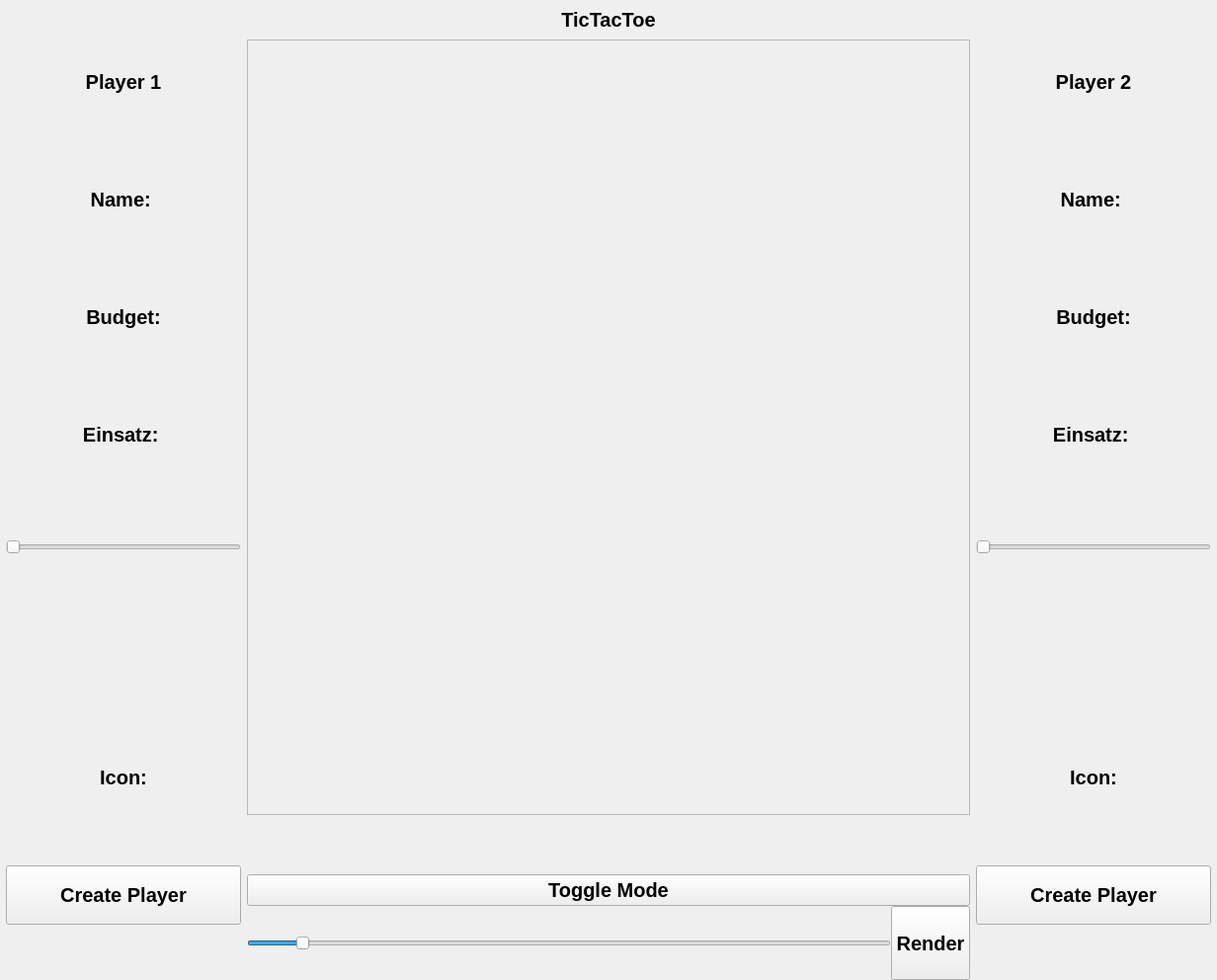
<?xml version="1.0" encoding="UTF-8"?>
<ui version="4.0">
 <class>MainWindow</class>
 <widget class="QMainWindow" name="MainWindow">
  <property name="geometry">
   <rect>
    <x>0</x>
    <y>0</y>
    <width>1232</width>
    <height>992</height>
   </rect>
  </property>
  <property name="sizePolicy">
   <sizepolicy hsizetype="MinimumExpanding" vsizetype="MinimumExpanding">
    <horstretch>0</horstretch>
    <verstretch>0</verstretch>
   </sizepolicy>
  </property>
  <property name="minimumSize">
   <size>
    <width>800</width>
    <height>500</height>
   </size>
  </property>
  <property name="windowTitle">
   <string>MainWindow</string>
  </property>
  <property name="styleSheet">
   <string notr="true"/>
  </property>
  <widget class="QWidget" name="centralwidget">
   <property name="sizePolicy">
    <sizepolicy hsizetype="MinimumExpanding" vsizetype="MinimumExpanding">
     <horstretch>0</horstretch>
     <verstretch>0</verstretch>
    </sizepolicy>
   </property>
   <property name="font">
    <font>
     <pointsize>15</pointsize>
     <bold>true</bold>
    </font>
   </property>
   <layout class="QGridLayout" name="gridLayout">
    <property name="leftMargin">
     <number>0</number>
    </property>
    <property name="topMargin">
     <number>0</number>
    </property>
    <property name="rightMargin">
     <number>0</number>
    </property>
    <property name="bottomMargin">
     <number>0</number>
    </property>
    <item row="0" column="0">
     <layout class="QHBoxLayout" name="horizontalLayout">
      <property name="spacing">
       <number>0</number>
      </property>
      <item>
       <widget class="QFrame" name="fr_player1">
        <property name="sizePolicy">
         <sizepolicy hsizetype="MinimumExpanding" vsizetype="MinimumExpanding">
          <horstretch>0</horstretch>
          <verstretch>0</verstretch>
         </sizepolicy>
        </property>
        <property name="minimumSize">
         <size>
          <width>200</width>
          <height>500</height>
         </size>
        </property>
        <property name="maximumSize">
         <size>
          <width>250</width>
          <height>16777215</height>
         </size>
        </property>
        <layout class="QVBoxLayout" name="verticalLayout_2">
         <property name="leftMargin">
          <number>6</number>
         </property>
         <property name="topMargin">
          <number>0</number>
         </property>
         <property name="rightMargin">
          <number>6</number>
         </property>
         <property name="bottomMargin">
          <number>0</number>
         </property>
         <item>
          <widget class="QLabel" name="lb_Player_1_headline">
           <property name="minimumSize">
            <size>
             <width>0</width>
             <height>40</height>
            </size>
           </property>
           <property name="maximumSize">
            <size>
             <width>16777215</width>
             <height>60</height>
            </size>
           </property>
           <property name="text">
            <string>Player 1</string>
           </property>
           <property name="alignment">
            <set>Qt::AlignCenter</set>
           </property>
          </widget>
         </item>
         <item>
          <widget class="QLabel" name="lb_Player1_name">
           <property name="sizePolicy">
            <sizepolicy hsizetype="Preferred" vsizetype="MinimumExpanding">
             <horstretch>0</horstretch>
             <verstretch>0</verstretch>
            </sizepolicy>
           </property>
           <property name="minimumSize">
            <size>
             <width>0</width>
             <height>40</height>
            </size>
           </property>
           <property name="maximumSize">
            <size>
             <width>16777215</width>
             <height>60</height>
            </size>
           </property>
           <property name="text">
            <string>Name: </string>
           </property>
           <property name="alignment">
            <set>Qt::AlignCenter</set>
           </property>
          </widget>
         </item>
         <item>
          <widget class="QLabel" name="lb_Player1_budget">
           <property name="sizePolicy">
            <sizepolicy hsizetype="Preferred" vsizetype="MinimumExpanding">
             <horstretch>0</horstretch>
             <verstretch>0</verstretch>
            </sizepolicy>
           </property>
           <property name="minimumSize">
            <size>
             <width>0</width>
             <height>40</height>
            </size>
           </property>
           <property name="maximumSize">
            <size>
             <width>16777215</width>
             <height>60</height>
            </size>
           </property>
           <property name="text">
            <string>Budget:</string>
           </property>
           <property name="alignment">
            <set>Qt::AlignCenter</set>
           </property>
          </widget>
         </item>
         <item>
          <widget class="QLabel" name="lb_Player1_bet_value">
           <property name="sizePolicy">
            <sizepolicy hsizetype="Preferred" vsizetype="MinimumExpanding">
             <horstretch>0</horstretch>
             <verstretch>0</verstretch>
            </sizepolicy>
           </property>
           <property name="minimumSize">
            <size>
             <width>0</width>
             <height>40</height>
            </size>
           </property>
           <property name="maximumSize">
            <size>
             <width>16777215</width>
             <height>60</height>
            </size>
           </property>
           <property name="font">
            <font>
             <pointsize>15</pointsize>
             <bold>true</bold>
             <stylestrategy>PreferDefault</stylestrategy>
            </font>
           </property>
           <property name="text">
            <string>Einsatz: </string>
           </property>
           <property name="alignment">
            <set>Qt::AlignCenter</set>
           </property>
          </widget>
         </item>
         <item>
          <widget class="QSlider" name="sl_player1">
           <property name="minimumSize">
            <size>
             <width>0</width>
             <height>50</height>
            </size>
           </property>
           <property name="orientation">
            <enum>Qt::Horizontal</enum>
           </property>
          </widget>
         </item>
         <item>
          <widget class="QLabel" name="lp_player1_sl_value">
           <property name="sizePolicy">
            <sizepolicy hsizetype="Preferred" vsizetype="MinimumExpanding">
             <horstretch>0</horstretch>
             <verstretch>0</verstretch>
            </sizepolicy>
           </property>
           <property name="minimumSize">
            <size>
             <width>0</width>
             <height>40</height>
            </size>
           </property>
           <property name="maximumSize">
            <size>
             <width>16777215</width>
             <height>60</height>
            </size>
           </property>
           <property name="text">
            <string/>
           </property>
           <property name="alignment">
            <set>Qt::AlignCenter</set>
           </property>
          </widget>
         </item>
         <item>
          <widget class="QLabel" name="lb_Player1_icon">
           <property name="sizePolicy">
            <sizepolicy hsizetype="MinimumExpanding" vsizetype="MinimumExpanding">
             <horstretch>0</horstretch>
             <verstretch>0</verstretch>
            </sizepolicy>
           </property>
           <property name="minimumSize">
            <size>
             <width>0</width>
             <height>40</height>
            </size>
           </property>
           <property name="maximumSize">
            <size>
             <width>16777215</width>
             <height>60</height>
            </size>
           </property>
           <property name="text">
            <string>Icon:</string>
           </property>
           <property name="alignment">
            <set>Qt::AlignCenter</set>
           </property>
          </widget>
         </item>
         <item>
          <widget class="QPushButton" name="btn_Create_Player_1">
           <property name="sizePolicy">
            <sizepolicy hsizetype="Minimum" vsizetype="MinimumExpanding">
             <horstretch>0</horstretch>
             <verstretch>0</verstretch>
            </sizepolicy>
           </property>
           <property name="minimumSize">
            <size>
             <width>0</width>
             <height>40</height>
            </size>
           </property>
           <property name="maximumSize">
            <size>
             <width>16777215</width>
             <height>60</height>
            </size>
           </property>
           <property name="cursor">
            <cursorShape>PointingHandCursor</cursorShape>
           </property>
           <property name="text">
            <string>Create Player</string>
           </property>
          </widget>
         </item>
        </layout>
       </widget>
      </item>
      <item>
       <widget class="QFrame" name="fr_mainContent">
        <property name="minimumSize">
         <size>
          <width>0</width>
          <height>500</height>
         </size>
        </property>
        <layout class="QVBoxLayout" name="verticalLayout_3">
         <property name="spacing">
          <number>0</number>
         </property>
         <property name="sizeConstraint">
          <enum>QLayout::SetNoConstraint</enum>
         </property>
         <property name="leftMargin">
          <number>0</number>
         </property>
         <property name="topMargin">
          <number>0</number>
         </property>
         <property name="rightMargin">
          <number>0</number>
         </property>
         <property name="bottomMargin">
          <number>0</number>
         </property>
         <item alignment="Qt::AlignTop">
          <widget class="QLabel" name="lb_mainHeadline">
           <property name="sizePolicy">
            <sizepolicy hsizetype="MinimumExpanding" vsizetype="MinimumExpanding">
             <horstretch>0</horstretch>
             <verstretch>0</verstretch>
            </sizepolicy>
           </property>
           <property name="minimumSize">
            <size>
             <width>0</width>
             <height>40</height>
            </size>
           </property>
           <property name="maximumSize">
            <size>
             <width>16777215</width>
             <height>16777215</height>
            </size>
           </property>
           <property name="text">
            <string>TicTacToe</string>
           </property>
           <property name="alignment">
            <set>Qt::AlignCenter</set>
           </property>
          </widget>
         </item>
         <item>
          <widget class="QFrame" name="fr_game_board">
           <property name="sizePolicy">
            <sizepolicy hsizetype="MinimumExpanding" vsizetype="MinimumExpanding">
             <horstretch>0</horstretch>
             <verstretch>0</verstretch>
            </sizepolicy>
           </property>
           <property name="minimumSize">
            <size>
             <width>400</width>
             <height>450</height>
            </size>
           </property>
           <property name="frameShape">
            <enum>QFrame::StyledPanel</enum>
           </property>
           <property name="frameShadow">
            <enum>QFrame::Raised</enum>
           </property>
           <layout class="QGridLayout" name="gridLayout_2"/>
          </widget>
         </item>
         <item>
          <widget class="QLabel" name="lb_outputField">
           <property name="sizePolicy">
            <sizepolicy hsizetype="MinimumExpanding" vsizetype="MinimumExpanding">
             <horstretch>0</horstretch>
             <verstretch>0</verstretch>
            </sizepolicy>
           </property>
           <property name="minimumSize">
            <size>
             <width>0</width>
             <height>40</height>
            </size>
           </property>
           <property name="maximumSize">
            <size>
             <width>16777215</width>
             <height>60</height>
            </size>
           </property>
           <property name="text">
            <string/>
           </property>
           <property name="alignment">
            <set>Qt::AlignCenter</set>
           </property>
          </widget>
         </item>
         <item>
          <widget class="QPushButton" name="btn_qss_toggle">
           <property name="text">
            <string>Toggle Mode</string>
           </property>
          </widget>
         </item>
         <item>
          <layout class="QHBoxLayout" name="horizontalLayout_2">
           <item>
            <widget class="QSlider" name="sl_field_size">
             <property name="sizePolicy">
              <sizepolicy hsizetype="MinimumExpanding" vsizetype="Fixed">
               <horstretch>0</horstretch>
               <verstretch>0</verstretch>
              </sizepolicy>
             </property>
             <property name="minimumSize">
              <size>
               <width>0</width>
               <height>20</height>
              </size>
             </property>
             <property name="maximumSize">
              <size>
               <width>16777215</width>
               <height>75</height>
              </size>
             </property>
             <property name="maximum">
              <number>13</number>
             </property>
             <property name="singleStep">
              <number>1</number>
             </property>
             <property name="pageStep">
              <number>1</number>
             </property>
             <property name="value">
              <number>1</number>
             </property>
             <property name="orientation">
              <enum>Qt::Horizontal</enum>
             </property>
            </widget>
           </item>
           <item>
            <widget class="QPushButton" name="btn_render">
             <property name="sizePolicy">
              <sizepolicy hsizetype="Fixed" vsizetype="Fixed">
               <horstretch>0</horstretch>
               <verstretch>0</verstretch>
              </sizepolicy>
             </property>
             <property name="minimumSize">
              <size>
               <width>0</width>
               <height>75</height>
              </size>
             </property>
             <property name="maximumSize">
              <size>
               <width>16777215</width>
               <height>75</height>
              </size>
             </property>
             <property name="text">
              <string>Render</string>
             </property>
            </widget>
           </item>
          </layout>
         </item>
        </layout>
       </widget>
      </item>
      <item>
       <widget class="QFrame" name="fr_player2">
        <property name="sizePolicy">
         <sizepolicy hsizetype="MinimumExpanding" vsizetype="MinimumExpanding">
          <horstretch>0</horstretch>
          <verstretch>0</verstretch>
         </sizepolicy>
        </property>
        <property name="minimumSize">
         <size>
          <width>200</width>
          <height>500</height>
         </size>
        </property>
        <property name="maximumSize">
         <size>
          <width>250</width>
          <height>16777215</height>
         </size>
        </property>
        <layout class="QVBoxLayout" name="verticalLayout">
         <property name="leftMargin">
          <number>6</number>
         </property>
         <property name="topMargin">
          <number>0</number>
         </property>
         <property name="rightMargin">
          <number>6</number>
         </property>
         <property name="bottomMargin">
          <number>0</number>
         </property>
         <item>
          <widget class="QLabel" name="lb_Player_2_headline">
           <property name="minimumSize">
            <size>
             <width>0</width>
             <height>40</height>
            </size>
           </property>
           <property name="maximumSize">
            <size>
             <width>16777215</width>
             <height>60</height>
            </size>
           </property>
           <property name="text">
            <string>Player 2</string>
           </property>
           <property name="alignment">
            <set>Qt::AlignCenter</set>
           </property>
          </widget>
         </item>
         <item>
          <widget class="QLabel" name="lb_Player2_name">
           <property name="sizePolicy">
            <sizepolicy hsizetype="MinimumExpanding" vsizetype="MinimumExpanding">
             <horstretch>0</horstretch>
             <verstretch>0</verstretch>
            </sizepolicy>
           </property>
           <property name="minimumSize">
            <size>
             <width>0</width>
             <height>40</height>
            </size>
           </property>
           <property name="maximumSize">
            <size>
             <width>16777215</width>
             <height>60</height>
            </size>
           </property>
           <property name="text">
            <string>Name: </string>
           </property>
           <property name="alignment">
            <set>Qt::AlignCenter</set>
           </property>
          </widget>
         </item>
         <item>
          <widget class="QLabel" name="lb_Player2_budget">
           <property name="sizePolicy">
            <sizepolicy hsizetype="MinimumExpanding" vsizetype="MinimumExpanding">
             <horstretch>0</horstretch>
             <verstretch>0</verstretch>
            </sizepolicy>
           </property>
           <property name="minimumSize">
            <size>
             <width>0</width>
             <height>40</height>
            </size>
           </property>
           <property name="maximumSize">
            <size>
             <width>16777215</width>
             <height>60</height>
            </size>
           </property>
           <property name="text">
            <string>Budget:</string>
           </property>
           <property name="alignment">
            <set>Qt::AlignCenter</set>
           </property>
          </widget>
         </item>
         <item>
          <widget class="QLabel" name="lb_Player2_bet_value">
           <property name="sizePolicy">
            <sizepolicy hsizetype="MinimumExpanding" vsizetype="MinimumExpanding">
             <horstretch>0</horstretch>
             <verstretch>0</verstretch>
            </sizepolicy>
           </property>
           <property name="minimumSize">
            <size>
             <width>0</width>
             <height>40</height>
            </size>
           </property>
           <property name="maximumSize">
            <size>
             <width>16777215</width>
             <height>60</height>
            </size>
           </property>
           <property name="text">
            <string>Einsatz: </string>
           </property>
           <property name="alignment">
            <set>Qt::AlignCenter</set>
           </property>
          </widget>
         </item>
         <item>
          <widget class="QSlider" name="sl_player2">
           <property name="minimumSize">
            <size>
             <width>0</width>
             <height>50</height>
            </size>
           </property>
           <property name="value">
            <number>0</number>
           </property>
           <property name="orientation">
            <enum>Qt::Horizontal</enum>
           </property>
          </widget>
         </item>
         <item>
          <widget class="QLabel" name="lp_player2_sl_value">
           <property name="sizePolicy">
            <sizepolicy hsizetype="Preferred" vsizetype="MinimumExpanding">
             <horstretch>0</horstretch>
             <verstretch>0</verstretch>
            </sizepolicy>
           </property>
           <property name="minimumSize">
            <size>
             <width>0</width>
             <height>40</height>
            </size>
           </property>
           <property name="maximumSize">
            <size>
             <width>16777215</width>
             <height>60</height>
            </size>
           </property>
           <property name="text">
            <string/>
           </property>
           <property name="alignment">
            <set>Qt::AlignCenter</set>
           </property>
          </widget>
         </item>
         <item>
          <widget class="QLabel" name="lb_Player2_icon">
           <property name="sizePolicy">
            <sizepolicy hsizetype="MinimumExpanding" vsizetype="MinimumExpanding">
             <horstretch>0</horstretch>
             <verstretch>0</verstretch>
            </sizepolicy>
           </property>
           <property name="minimumSize">
            <size>
             <width>0</width>
             <height>40</height>
            </size>
           </property>
           <property name="maximumSize">
            <size>
             <width>16777215</width>
             <height>60</height>
            </size>
           </property>
           <property name="text">
            <string>Icon:</string>
           </property>
           <property name="alignment">
            <set>Qt::AlignCenter</set>
           </property>
          </widget>
         </item>
         <item>
          <widget class="QPushButton" name="btn_Create_Player_2">
           <property name="sizePolicy">
            <sizepolicy hsizetype="MinimumExpanding" vsizetype="MinimumExpanding">
             <horstretch>0</horstretch>
             <verstretch>0</verstretch>
            </sizepolicy>
           </property>
           <property name="minimumSize">
            <size>
             <width>0</width>
             <height>40</height>
            </size>
           </property>
           <property name="maximumSize">
            <size>
             <width>16777215</width>
             <height>60</height>
            </size>
           </property>
           <property name="cursor">
            <cursorShape>PointingHandCursor</cursorShape>
           </property>
           <property name="text">
            <string>Create Player</string>
           </property>
          </widget>
         </item>
        </layout>
       </widget>
      </item>
     </layout>
    </item>
   </layout>
  </widget>
  <action name="actionQuit">
   <property name="text">
    <string>Quit</string>
   </property>
  </action>
 </widget>
 <tabstops>
  <tabstop>sl_player1</tabstop>
  <tabstop>sl_player2</tabstop>
  <tabstop>btn_Create_Player_1</tabstop>
  <tabstop>btn_Create_Player_2</tabstop>
 </tabstops>
 <resources/>
 <connections/>
 <slots>
  <slot>c()</slot>
  <slot>create_new_player()</slot>
  <slot>redraw()</slot>
 </slots>
</ui>
